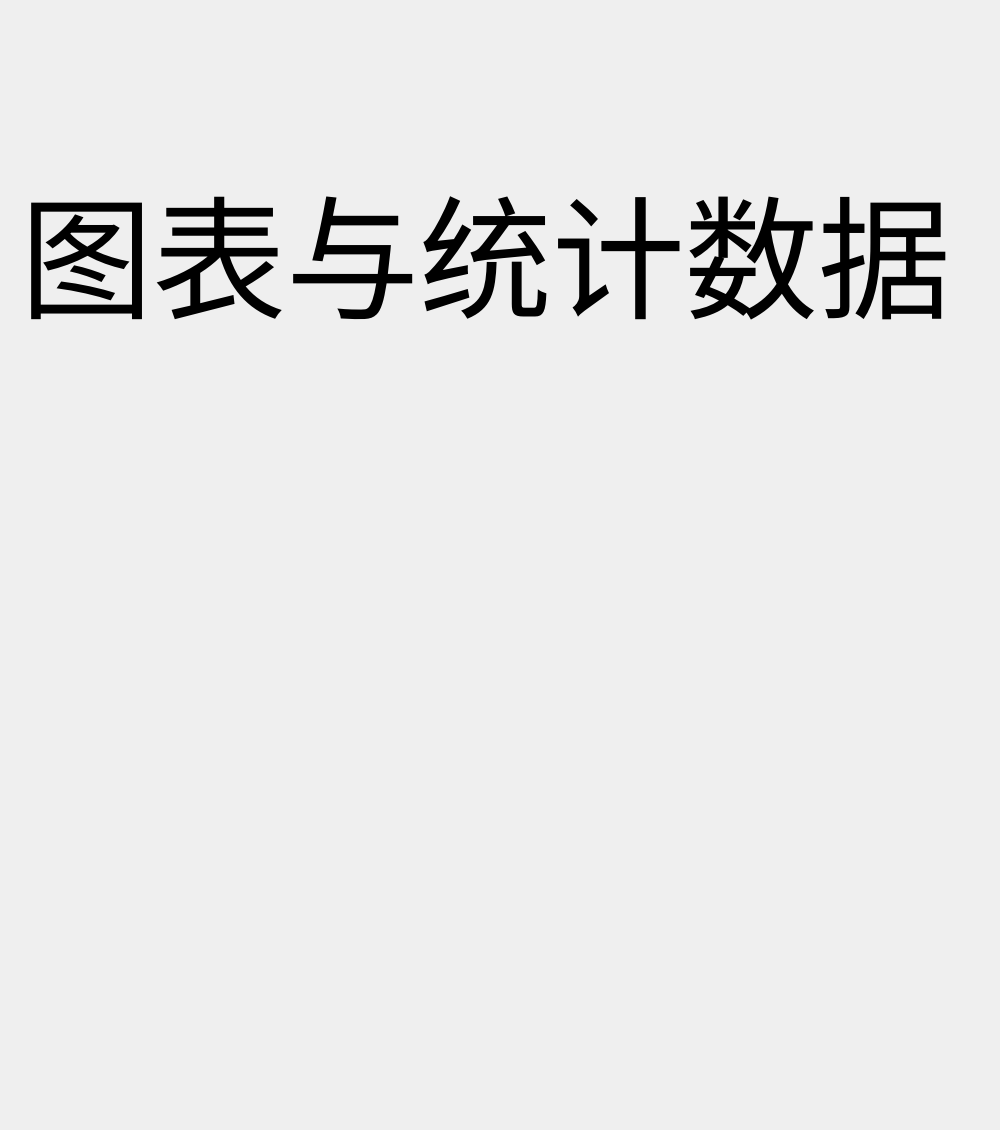
<?xml version="1.0" encoding="UTF-8"?>
<ui version="4.0">
 <class>Form</class>
 <widget class="QWidget" name="Form">
  <property name="geometry">
   <rect>
    <x>0</x>
    <y>0</y>
    <width>1000</width>
    <height>1130</height>
   </rect>
  </property>
  <property name="windowTitle">
   <string>Statistics and charts</string>
  </property>
  <widget class="QLabel" name="label">
   <property name="geometry">
    <rect>
     <x>20</x>
     <y>150</y>
     <width>951</width>
     <height>201</height>
    </rect>
   </property>
   <property name="font">
    <font>
     <pointsize>100</pointsize>
    </font>
   </property>
   <property name="text">
    <string>图表与统计数据</string>
   </property>
  </widget>
 </widget>
 <resources/>
 <connections/>
</ui>
